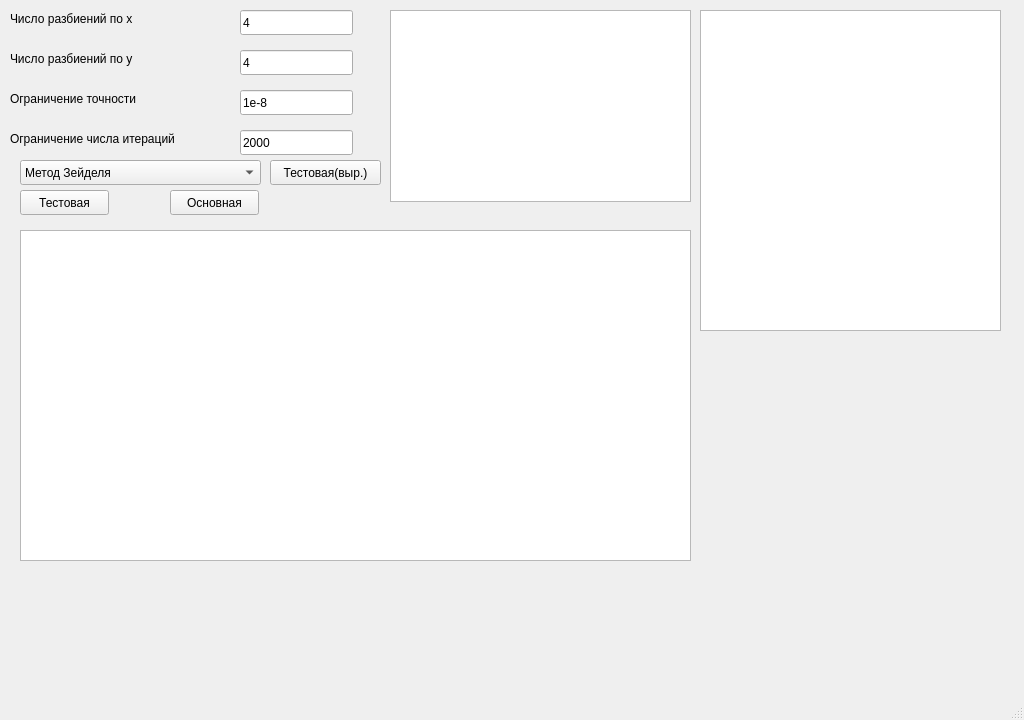
<?xml version="1.0" encoding="UTF-8"?>
<ui version="4.0">
 <class>MainWindow</class>
 <widget class="QMainWindow" name="MainWindow">
  <property name="geometry">
   <rect>
    <x>0</x>
    <y>0</y>
    <width>1024</width>
    <height>720</height>
   </rect>
  </property>
  <property name="windowTitle">
   <string>MainWindow</string>
  </property>
  <widget class="QWidget" name="centralwidget">
   <widget class="QPushButton" name="pushButton">
    <property name="geometry">
     <rect>
      <x>20</x>
      <y>190</y>
      <width>89</width>
      <height>25</height>
     </rect>
    </property>
    <property name="text">
     <string>Тестовая</string>
    </property>
   </widget>
   <widget class="QLineEdit" name="lineEdit">
    <property name="geometry">
     <rect>
      <x>240</x>
      <y>10</y>
      <width>113</width>
      <height>25</height>
     </rect>
    </property>
    <property name="text">
     <string>4</string>
    </property>
   </widget>
   <widget class="QLineEdit" name="lineEdit_2">
    <property name="geometry">
     <rect>
      <x>240</x>
      <y>50</y>
      <width>113</width>
      <height>25</height>
     </rect>
    </property>
    <property name="text">
     <string>4</string>
    </property>
   </widget>
   <widget class="QLineEdit" name="lineEdit_3">
    <property name="geometry">
     <rect>
      <x>240</x>
      <y>90</y>
      <width>113</width>
      <height>25</height>
     </rect>
    </property>
    <property name="text">
     <string>1e-8</string>
    </property>
   </widget>
   <widget class="QLineEdit" name="lineEdit_4">
    <property name="geometry">
     <rect>
      <x>240</x>
      <y>130</y>
      <width>113</width>
      <height>25</height>
     </rect>
    </property>
    <property name="text">
     <string>2000</string>
    </property>
   </widget>
   <widget class="QLabel" name="label">
    <property name="geometry">
     <rect>
      <x>10</x>
      <y>10</y>
      <width>161</width>
      <height>17</height>
     </rect>
    </property>
    <property name="text">
     <string>Число разбиений по х</string>
    </property>
   </widget>
   <widget class="QLabel" name="label_2">
    <property name="geometry">
     <rect>
      <x>10</x>
      <y>50</y>
      <width>161</width>
      <height>17</height>
     </rect>
    </property>
    <property name="text">
     <string>Число разбиений по у</string>
    </property>
   </widget>
   <widget class="QLabel" name="label_3">
    <property name="geometry">
     <rect>
      <x>10</x>
      <y>90</y>
      <width>171</width>
      <height>17</height>
     </rect>
    </property>
    <property name="text">
     <string>Ограничение точности</string>
    </property>
   </widget>
   <widget class="QLabel" name="label_4">
    <property name="geometry">
     <rect>
      <x>10</x>
      <y>130</y>
      <width>221</width>
      <height>17</height>
     </rect>
    </property>
    <property name="text">
     <string>Ограничение числа итераций</string>
    </property>
   </widget>
   <widget class="QPushButton" name="pushButton_2">
    <property name="geometry">
     <rect>
      <x>170</x>
      <y>190</y>
      <width>89</width>
      <height>25</height>
     </rect>
    </property>
    <property name="text">
     <string>Основная</string>
    </property>
   </widget>
   <widget class="QTableWidget" name="tableWidget">
    <property name="geometry">
     <rect>
      <x>20</x>
      <y>230</y>
      <width>671</width>
      <height>331</height>
     </rect>
    </property>
   </widget>
   <widget class="QTextBrowser" name="textBrowser">
    <property name="geometry">
     <rect>
      <x>390</x>
      <y>10</y>
      <width>301</width>
      <height>192</height>
     </rect>
    </property>
   </widget>
   <widget class="QTextBrowser" name="textBrowser_2">
    <property name="geometry">
     <rect>
      <x>700</x>
      <y>10</y>
      <width>301</width>
      <height>321</height>
     </rect>
    </property>
   </widget>
   <widget class="QComboBox" name="comboBox">
    <property name="geometry">
     <rect>
      <x>20</x>
      <y>160</y>
      <width>241</width>
      <height>25</height>
     </rect>
    </property>
    <item>
     <property name="text">
      <string>Метод Зейделя</string>
     </property>
    </item>
    <item>
     <property name="text">
      <string>ММН</string>
     </property>
    </item>
   </widget>
   <widget class="QPushButton" name="pushButton_3">
    <property name="geometry">
     <rect>
      <x>270</x>
      <y>160</y>
      <width>111</width>
      <height>25</height>
     </rect>
    </property>
    <property name="text">
     <string>Тестовая(выр.)</string>
    </property>
   </widget>
  </widget>
  <widget class="QMenuBar" name="menubar">
   <property name="geometry">
    <rect>
     <x>0</x>
     <y>0</y>
     <width>1024</width>
     <height>22</height>
    </rect>
   </property>
  </widget>
  <widget class="QStatusBar" name="statusbar"/>
 </widget>
 <resources/>
 <connections/>
</ui>
